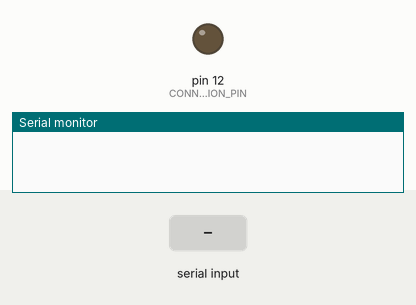
Simulated run of this sketch. Board: Arduino Uno, built with avr-gcc and run on an emulated ATmega328P. On the bench: output pins drawn as LEDs (lit = HIGH), the last lines printed to the serial monitor. Inputs (shaded band) come from the test bench.

Above: at 1.2 s.
1.3 s: byte 84 (COMMAND_TURN_ON) received over Serial
At 1.8 s:
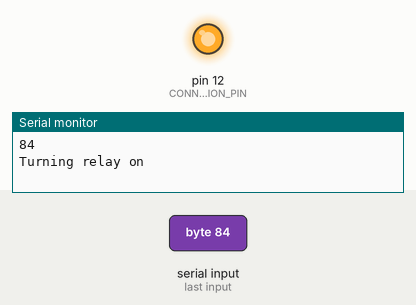
2.8 s: byte 79 (COMMAND_TURN_OFF) received over Serial
At 4.1 s:
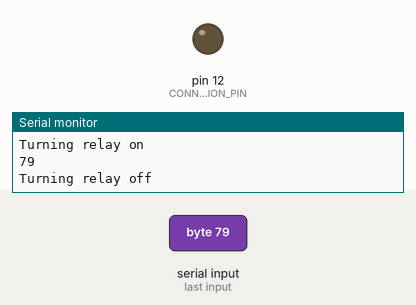
Timing chart, 0 to 5.8 s (numbered marks = the images above; inputs shaded):
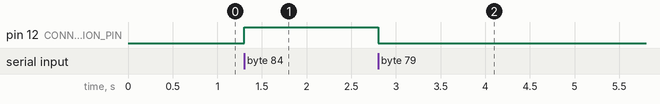

The sketch:

experiment_controller.ino
```cpp
// Connection pin
#define CONNECTION_PIN 12

// TODO: Serial port speed
#define SERIAL_SPEED 115200

#define COMMAND_TURN_ON 84 // T
#define COMMAND_TURN_OFF 79 // O

void experiment_turn_off();

void setup() {
  // Set up connection pin as OUTPUT, LOW
  pinMode(CONNECTION_PIN, OUTPUT);
  experiment_turn_off();

  // Set up serial port
  Serial.begin(SERIAL_SPEED);
  while(!Serial) {
    ; // wait for serial port to connect. Needed for native USB
  }

  // TODO: Read time.
  // TODO: Send the time so the host can synchronize RTC with milliseconds.
}

void loop() {
  // TODO: Check sensors
  // TODO: Format Sensor data to write out
  // Listen for commands from the serial port
  int command = 0;
  if(Serial.available() > 0) {
    command = Serial.read();
    Serial.println(command);

    switch(command) {
      case COMMAND_TURN_ON:
        experiment_turn_on();
        break;
      case COMMAND_TURN_OFF:
        experiment_turn_off();
        break;
    }
  }
}

void experiment_turn_on() {
  Serial.println("Turning relay on");
  digitalWrite(CONNECTION_PIN, HIGH);
}

void experiment_turn_off() {
  Serial.println("Turning relay off");
  digitalWrite(CONNECTION_PIN, LOW);
}
```

Measured:
- after the input at 1.3 s, pin 12 (CONNECTION_PIN): LOW → HIGH at once
- after the input at 2.8 s, pin 12 (CONNECTION_PIN): HIGH → LOW at once
